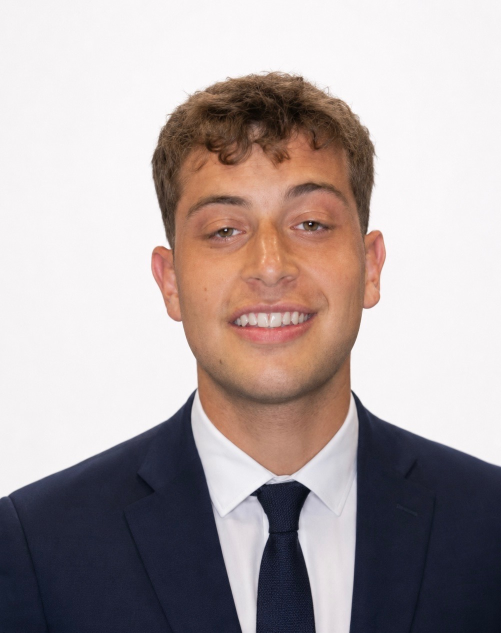
#> input picture assets/headshot-raw.jpg, 1002 x 1265 px (shown at 1/2 size)
$ python make_headshot.py
#> lines starting #> are read from the running program, lines starting #| are printed output that depends on the picture; after the words box and inside, x2 and y2 are one past the last pixel; in counts of white or black regions, pixels touching at a corner belong together
#!/usr/bin/env python3
"""
Turn a raw photo into a signature-ready headshot.

Takes any photo and produces `assets/headshot.png`:
  - center-cropped to a square
  - masked into a circle with TRANSPARENT corners (stays round even in Outlook,
    which ignores CSS border-radius)
  - sized to 240x240 with anti-aliased edges

Usage:
    python3 assets/make_headshot.py path/to/your-photo.jpg
    # or, if you saved it as assets/headshot-raw.jpg, just:
    python3 assets/make_headshot.py
"""

import os
import sys
from PIL import Image, ImageDraw, ImageOps

HERE = os.path.dirname(os.path.abspath(__file__))
OUT = os.path.join(HERE, "headshot.png")
SIZE = 240          # output size in px (displayed at 96px, so this is ~2.5x retina)
SUPERSAMPLE = 4     # render mask larger then downscale for smooth edges


def find_input():
    if len(sys.argv) > 1:
        return sys.argv[1]
    for name in ("headshot-raw.jpg", "headshot-raw.jpeg", "headshot-raw.png",
                 "headshot-raw.heic", "photo.jpg", "photo.png"):
        p = os.path.join(HERE, name)
        if os.path.exists(p):
            return p
    sys.exit(
        "No input photo found.\n"
        "  Drop your photo in as assets/headshot-raw.jpg, or pass a path:\n"
        "  python3 assets/make_headshot.py /path/to/photo.jpg"
    )


def main():
    src = find_input()
    img = Image.open(src)
#> img is the input picture: PIL image 1002x1265 RGB; mean R, G, B 175.1, 164.1, 164
    img = ImageOps.exif_transpose(img)          # respect phone rotation
    img = img.convert("RGB")

    # center-crop to a square
    w, h = img.size
#> w = 1002; h = 1265
    side = min(w, h)
#> side = 1002
    left = (w - side) // 2
#> left = 0
    top = (h - side) // 2
#> top = 131
    img = img.crop((left, top, left + side, top + side))
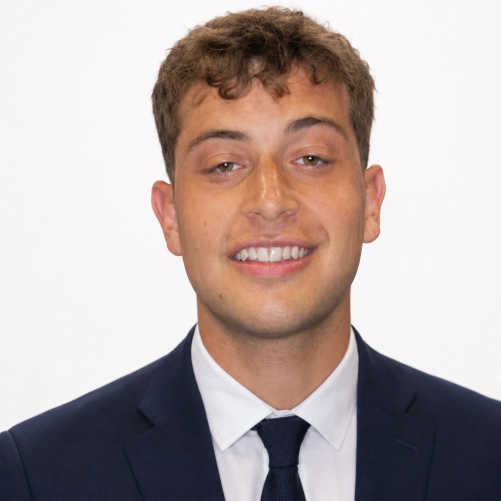
#> img: PIL image 1002x1002 RGB (shown at 1/2 size); mean R, G, B 182, 168, 165.6

    # resize up for supersampled mask, then build circular alpha
    big = SIZE * SUPERSAMPLE
    img = img.resize((big, big), Image.LANCZOS)
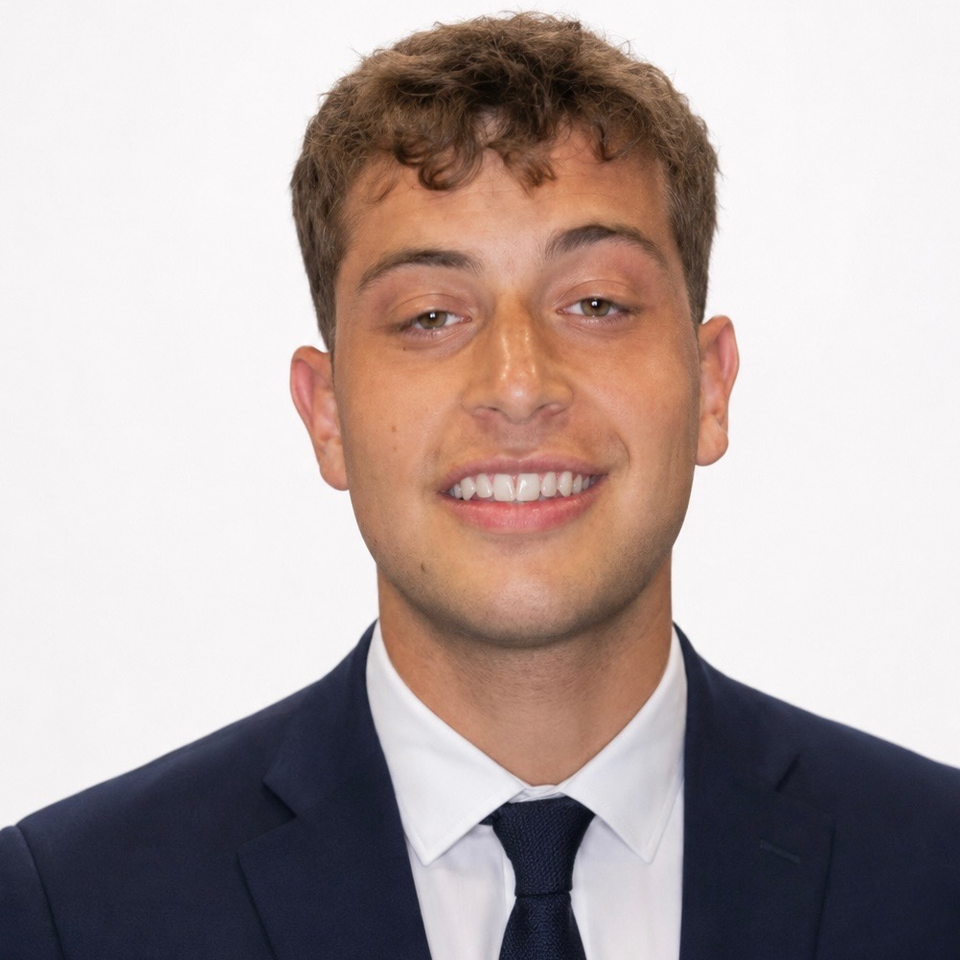
#> img: PIL image 960x960 RGB; mean R, G, B 182, 168, 165.6

    mask = Image.new("L", (big, big), 0)
#> mask: PIL image 960x960 L; every value is 0
    ImageDraw.Draw(mask).ellipse((0, 0, big, big), fill=255)
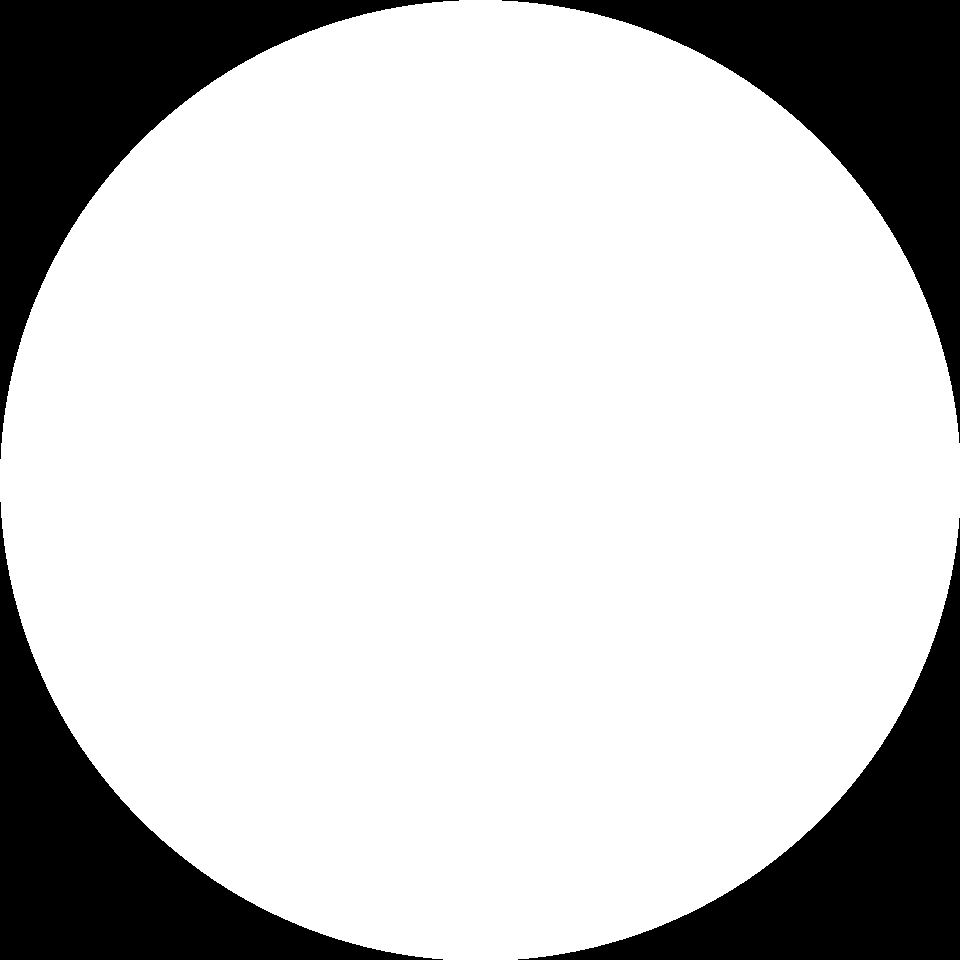
#> mask: PIL image 960x960 L; 78.7% white; 4 black regions, box (x1, y1, x2, y2) and area: (0, 0, 459, 459) 49581, (502, 0, 960, 443) 49122, (0, 502, 443, 960) 49122, (518, 518, 960, 960) 48664

    out = Image.new("RGBA", (big, big), (0, 0, 0, 0))
#> out: PIL image 960x960 RGBA; every value is 0
    out.paste(img, (0, 0), mask)
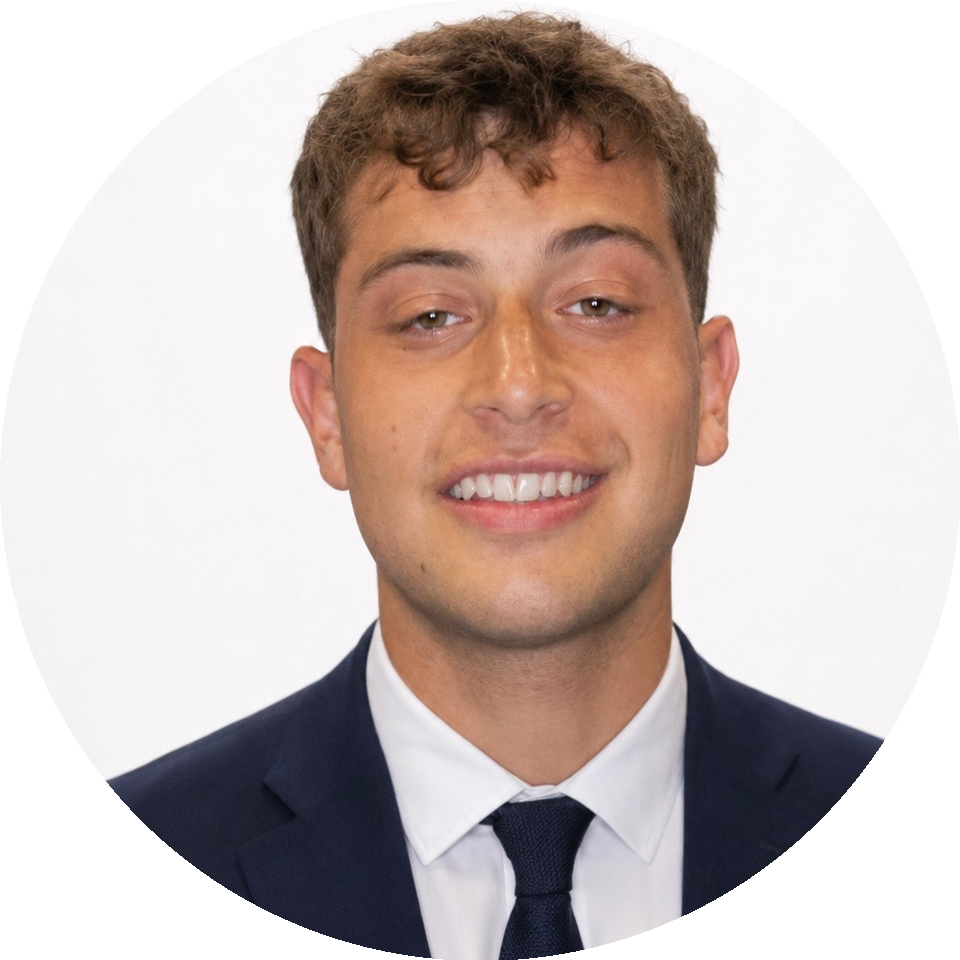
#> out: PIL image 960x960 RGBA; mean R, G, B, A 147.1, 133.1, 129.2, 200.6; transparent parts drawn white
    out = out.resize((SIZE, SIZE), Image.LANCZOS)
#> out: PIL image 240x240 RGBA
    out.save(OUT)
    print(f"Wrote {OUT}  ({os.path.getsize(OUT)} bytes, {SIZE}x{SIZE}, circular)")


if __name__ == "__main__":
    main()
